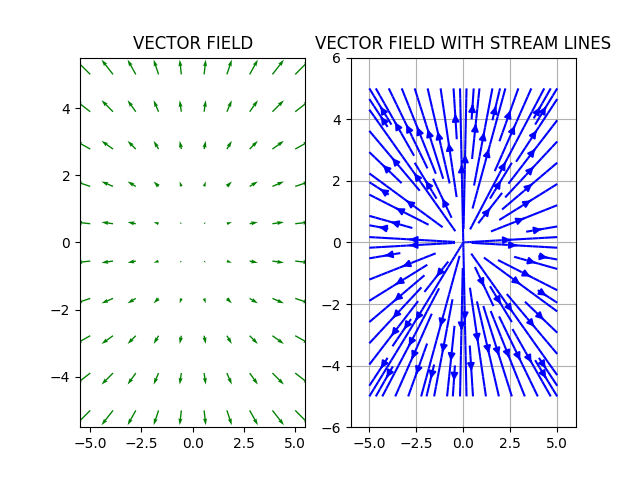

Python code for this plot:
from numpy import *
import matplotlib.pyplot as plt
x, y = meshgrid(linspace(-5, 5, 10), linspace(-5, 5, 10))
u, v = x, y
plt.subplot(1, 2, 1)
plt.quiver(x, y, u, v, color='g')
plt.title('VECTOR FIELD')
plt.subplot(1, 2, 2)
plt.title('VECTOR FIELD WITH STREAM LINES')
plt.streamplot(x, y, u, v, color='b')
plt.xlim(-6, 6)
plt.ylim(-6, 6)
plt.grid()
plt.show()
